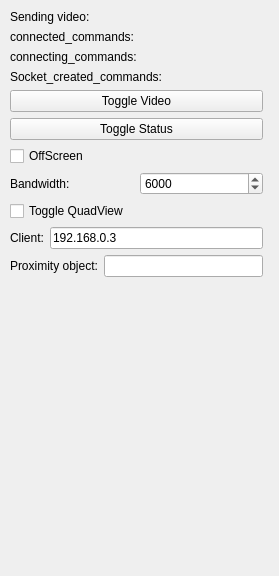
<?xml version="1.0" encoding="UTF-8"?>
<ui version="4.0">
 <class>OpenIGTLSenderWidget</class>
 <widget class="QWidget" name="OpenIGTLSenderWidget">
  <property name="geometry">
   <rect>
    <x>0</x>
    <y>0</y>
    <width>279</width>
    <height>576</height>
   </rect>
  </property>
  <property name="windowTitle">
   <string>Form</string>
  </property>
  <widget class="QWidget" name="layoutWidget">
   <property name="geometry">
    <rect>
     <x>10</x>
     <y>10</y>
     <width>253</width>
     <height>431</height>
    </rect>
   </property>
   <layout class="QGridLayout" name="gridLayout">
    <item row="7" column="0">
     <layout class="QHBoxLayout" name="horizontalLayout">
      <item>
       <widget class="QLabel" name="label">
        <property name="text">
         <string>Bandwidth: </string>
        </property>
       </widget>
      </item>
      <item>
       <widget class="QSpinBox" name="BandwidthSpinBox">
        <property name="minimum">
         <number>100</number>
        </property>
        <property name="maximum">
         <number>999999999</number>
        </property>
        <property name="singleStep">
         <number>1000</number>
        </property>
        <property name="value">
         <number>6000</number>
        </property>
       </widget>
      </item>
     </layout>
    </item>
    <item row="5" column="0">
     <widget class="QPushButton" name="toggleStatus">
      <property name="text">
       <string>Toggle Status</string>
      </property>
     </widget>
    </item>
    <item row="17" column="0">
     <layout class="QHBoxLayout" name="horizontalLayout_4">
      <item>
       <widget class="QLabel" name="label_2">
        <property name="text">
         <string>Client:</string>
        </property>
       </widget>
      </item>
      <item>
       <widget class="QLineEdit" name="clientAddress">
        <property name="text">
         <string>192.168.0.3</string>
        </property>
       </widget>
      </item>
     </layout>
    </item>
    <item row="18" column="0">
     <layout class="QHBoxLayout" name="horizontalLayout_5">
      <item>
       <widget class="QLabel" name="label_3">
        <property name="text">
         <string>Proximity object:</string>
        </property>
       </widget>
      </item>
      <item>
       <widget class="QLineEdit" name="proximityObjectName">
        <property name="toolTip">
         <string>Name of the scene object the navigation panels react to. Empty falls back to the reference volume.</string>
        </property>
        <property name="text">
         <string></string>
        </property>
       </widget>
      </item>
     </layout>
    </item>
    <item row="13" column="0">
     <widget class="QCheckBox" name="quadView">
      <property name="text">
       <string>Toggle QuadView</string>
      </property>
     </widget>
    </item>
    <item row="2" column="0">
     <widget class="QLabel" name="connecting_commands">
      <property name="text">
       <string>connecting_commands:</string>
      </property>
     </widget>
    </item>
    <item row="4" column="0">
     <widget class="QPushButton" name="toggleVideo">
      <property name="text">
       <string>Toggle Video</string>
      </property>
     </widget>
    </item>
    <item row="6" column="0">
     <widget class="QCheckBox" name="offScreen">
      <property name="enabled">
       <bool>true</bool>
      </property>
      <property name="text">
       <string>OffScreen</string>
      </property>
      <property name="checked">
       <bool>false</bool>
      </property>
     </widget>
    </item>
    <item row="3" column="0">
     <widget class="QLabel" name="socket_created_commands">
      <property name="text">
       <string>Socket_created_commands:</string>
      </property>
     </widget>
    </item>
    <item row="0" column="0">
     <widget class="QLabel" name="sending_video">
      <property name="text">
       <string>Sending video:</string>
      </property>
     </widget>
    </item>
    <item row="1" column="0">
     <widget class="QLabel" name="connected_commands">
      <property name="text">
       <string>connected_commands:</string>
      </property>
     </widget>
    </item>
    <item row="22" column="0">
     <spacer name="verticalSpacer">
      <property name="orientation">
       <enum>Qt::Vertical</enum>
      </property>
      <property name="sizeHint" stdset="0">
       <size>
        <width>20</width>
        <height>40</height>
       </size>
      </property>
     </spacer>
    </item>
   </layout>
  </widget>
 </widget>
 <resources/>
 <connections/>
</ui>
